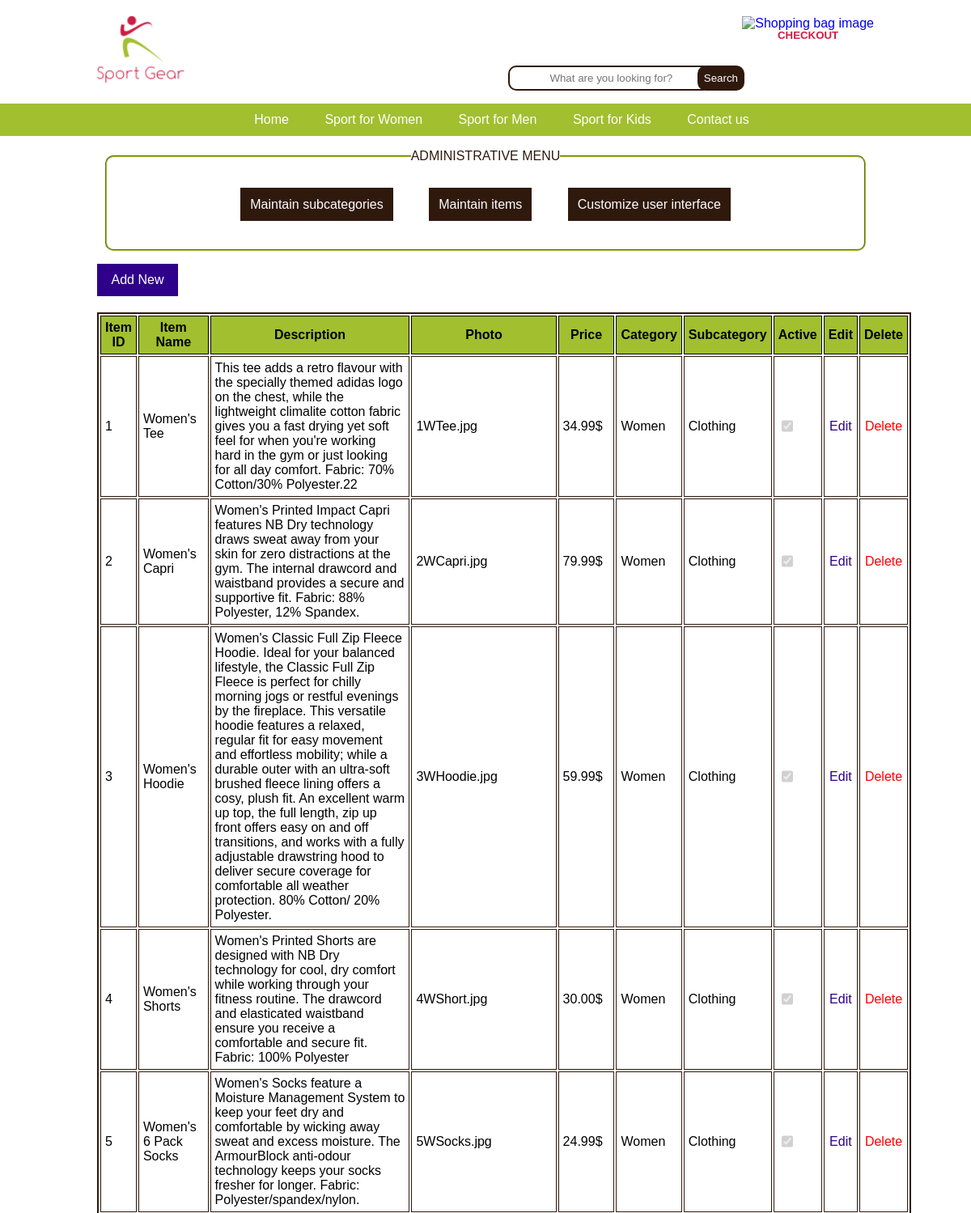
The page /php/MaintainItem.php (upper part) on the database its author committed.
### tables this page shows
CREATE TABLE `item` (
  `ItemId` int(11) NOT NULL,
  `ItemName` varchar(50) DEFAULT NULL,
  `Description` varchar(1000) DEFAULT NULL,
  `Photo` varchar(50) DEFAULT NULL,
  `Price` decimal(10,2) DEFAULT NULL,
  `CategoryId` int(11) DEFAULT NULL,
  `SubcategoryId` int(11) DEFAULT NULL,
  `Active` tinyint(1) NOT NULL DEFAULT '1'
);

CREATE TABLE `category` (
  `CategoryId` int(11) NOT NULL,
  `CategoryName` varchar(50) DEFAULT NULL
);

CREATE TABLE `subcategory` (
  `SubcategoryId` int(11) NOT NULL,
  `SubcategoryName` varchar(50) DEFAULT NULL,
  `Active` tinyint(1) NOT NULL DEFAULT '1'
);

### php/classes/DBConnect.php (called while the page is built, shortened)
<?php
class DBConnect{
	private $_DSN;
	private $_userName;
	private $_password;
	private $_conn;
	public function __construct($DSN, $userName, $password){
		$this->_DSN = $DSN;
		$this->_userName = $userName;
		$this->_password = $password;
	}
	public function connect(){
		try{
			$this->_conn = new PDO($this->_DSN, $this->_userName, $this->_password);
			$this->_conn->setAttribute(PDO::ATTR_ERRMODE, PDO::ERRMODE_EXCEPTION);
			return $this->_conn;
		}
		catch (PDOException $e){
			die("Connection failed: " . $e->getMessage());
		}
	}
	public function executeSQL($sql){
		try{
			$rows = $this->_conn->query($sql);
		}
		catch(PDOException $e){
			die("Query failed: " . $e->getMessage());
		}
		return $rows;
	}
}
?>

### php/MaintainItem.php (the view, shortened to what this page needs)
<?php
    if(!empty($_COOKIE['style'])) $style = $_COOKIE['style'];
    else $style = 'style';
    require_once("classes/DBConnect.php");
    $DB = new DBConnect("mysql:host=localhost; dbname=sportgear", "root", "");
    $shoppingCart = new ShoppingCart();
    $shoppingCart->readFromSession();
?>
<!DOCTYPE html>
<html lang="en">
<head>
    <link id="stylesheet" type="text/css" href="css/<?php echo $style ?>.css" rel="stylesheet">
</head>
<body>
<header >
    <div class="wrapper">
        <a href="HomePage.php"><img src="images/logo-sports-shop-v1.gif" width="108" height="83" alt="Sport Gear Logo"></a>
        <a class="shoppingBag" href="Checkout.php">
            <img src="images/red-shopping-bag-md.png" width="108" height="83" alt="Shopping bag image">
            <div id="checkout">
                <p> $<?php echo $shoppingCart->calculateTotal() ?></p>
                <h5>CHECKOUT</h5>
            </div>
        </a>
        <form id="searchForm" action="ProductList.php" method="get" >
            <input class="searchText" type="text" name="search" id="search" placeholder="What are you looking for?">
            <input class="searchButton" type="submit" name="submitButton" value="Search">
        </form>
    </div>
    <nav class="mainNave">
        <ul>
            <li><a href="HomePage.php">Home</a></li>
            <li>
                <a href="ProductList.php?category=1">Sport for Women</a>
            </li>
            <li><a href="ProductList.php?category=2">Sport for Men</a>
            </li>
            <li><a href="ProductList.php?category=3">Sport for Kids</a>
            </li>
            <li><a href="ContactUs.php">Contact us</a></li>
        </ul>
    </nav>
</header>
<section id="content">
<div class="wrapper">
		<form>
			<fieldset>
        	<legend class="LegendAdmin">Administrative menu</legend>
	        	<ul class="MenuAdmin">
	        		<li class="adminList"><a href="MaintainSubcategory.php">Maintain subcategories</a></li>
		            <li class="adminList"><a href="MaintainItem.php">Maintain items</a></li>
		            <li class="adminList"><a href="Customize.php">Customize user interface</a></li>
		        </ul>
	        </fieldset>
		</form>
        <p class="newbutton"> <a href="InsertEditItem.php">Add New</a></p>
        <table class="adminTabel">
            <tr>
                <th class="adminTH">Item ID</th>
                <th class="adminTH">Item Name</th>
                <th class="adminTH">Description</th>
                <th class="adminTH">Photo</th>
                <th class="adminTH">Price</th>
                <th class="adminTH">Category</th>
                <th class="adminTH">Subcategory</th>
                <th class="adminTH">Active</th>
                <th class="adminTH">Edit</th>
                <th class="adminTH">Delete</th>
            </tr>
<?php
    $sql = "SELECT ItemId, ItemName, Description, Photo, Price, CategoryName, SubcategoryName, item.Active FROM item, category, subcategory
     WHERE item.CategoryId = category.CategoryId  AND item.SubcategoryId = subcategory.SubcategoryId order by ItemId";
    try {
        $rows = $DB->executeSQL($sql);
        foreach ($rows as $row) {
?>
        <tr>
                <td class="adminTD"><?php echo $row["ItemId"]?></td>
                <td class="adminTD"><?php echo $row["ItemName"]?></td>
                <td class="adminTD"><?php echo $row["Description"]?></td>
                <td class="adminTD"><?php echo $row["Photo"]?></td>
                <td class="adminTD"><?php echo $row["Price"]?>$</td>
                <td class="adminTD"><?php echo $row["CategoryName"]?></td>
                <td class="adminTD"><?php echo $row["SubcategoryName"]?></td>
                <td class="adminTD"><input type="checkbox" <?php echo ($row["Active"])? "checked" : "" ?> disabled></td>
                <td class="adminTD center"><a class="linkEdit" href="InsertEditItem.php?ItemId=<?php echo $row["ItemId"] ?>">Edit</a></td>
                <td class="adminTD center"><a class="linkDelete" href="MaintainItem.php?ItemId=<?php echo $row["ItemId"] ?>" >Delete</a></td>
            </tr>
<?php
        }
    }
    catch(PDOException $e){
    echo "Query failed:" . $e->getMessage();
    }
?>
        </table>
</div>
</section>
</body>
</html>

### php/css/style.css (style rules this page uses)
body { font-family: Arial, sans-serif, Verdana; margin: 0; padding: 0; }
.wrapper { width: 960px; margin: auto; }
header { padding-top: 20px; }
.shoppingBag { float: right; }
#checkout { margin-top: -65px; text-align: center; }
#checkout p { color: white; margin: 5px; }
#checkout h5 { color: #CF1C44; margin: 0; padding-top: 12px; }
a { text-decoration: none; }
.mainNave { text-align: center; background-color: #A1BF2F; }
.mainNave ul li { display: inline-block; height: 40px; line-height: 40px; padding: 0 20px; }
.mainNave a { color: white; }
#searchForm { width: 800px; text-align: right; margin-top: -26px; }
.searchText { border: 2px solid #2F190D; border-radius: 10px; padding-left: 5px; text-align: center; }
.searchButton { height: 31px; margin-left: -22px; border: 2px solid #2F190D; border-radius: 10px; background-color: #2F190D; color: white; }
fieldset { border-color: #A1BF2F; border-radius: 10px; margin: 10px; }
legend { color: #2F190D; padding: 10px; margin: 10px; text-align: center; text-transform: uppercase; }
input[type="text"] { width: 30%; height: 25px; }
input[type="checkbox"] { width: 30%; height: 17px; }
.center { text-align: center; }
.adminList { list-style-type: none; display: inline-block; padding: 20px; }
.MenuAdmin { text-align: center; padding: 0; }
.MenuAdmin a { color:white ; background-color: #2F190D; padding: 12px; }
.LegendAdmin { padding: 0; margin: 0; }
.adminTabel { width: 100%; margin: 20px 0 20px 0 ; border:2px solid #2F190D; }
.adminTD { border: #2F190D solid 1px; padding:5px; }
.adminTH { border: black solid 1px; padding:5px; background-color: #A1BF2F; color: black; }
.newbutton a { color: white; }
.newbutton { width: 100px; height: 40px; line-height: 40px; text-align: center; background:#2F0089; }
a.linkDelete { color: red; }
a.linkEdit { color: #2F0089; }

### rows shown on the page
item: ItemId "1", ItemName "Women's Tee", Description "This tee adds a retro flavour with the specially themed adidas logo on the chest, while the lightweight climalite cotton fabric gives you a fast drying yet soft feel for when you're working hard in the gym or just looking for all day comfort. Fabric: 70% Cotton/30% Polyester.22", Photo "1WTee.jpg", Price "34.99", CategoryId.CategoryName "Women", SubcategoryId.SubcategoryName "Clothing", Active "☑"
item: ItemId "2", ItemName "Women's Capri", Description "Women's Printed Impact Capri features NB Dry technology draws sweat away from your skin for zero distractions at the gym. The internal drawcord and waistband provides a secure and supportive fit. Fabric: 88% Polyester, 12% Spandex.", Photo "2WCapri.jpg", Price "79.99", CategoryId.CategoryName "Women", SubcategoryId.SubcategoryName "Clothing", Active "☑"
item: ItemId "3", ItemName "Women's Hoodie", Description "Women's Classic Full Zip Fleece Hoodie. Ideal for your balanced lifestyle, the Classic Full Zip Fleece is perfect for chilly morning jogs or restful evenings by the fireplace. This versatile hoodie features a relaxed, regular fit for easy movement and effortless mobility; while a durable outer with an ultra-soft brushed fleece lining offers a cosy, plush fit. An excellent warm up top, the full length, zip up front offers easy on and off transitions, and works with a fully adjustable drawstring hood to deliver secure coverage for comfortable all weather protection. 80% Cotton/ 20% Polyester.", Photo "3WHoodie.jpg", Price "59.99", CategoryId.CategoryName "Women", SubcategoryId.SubcategoryName "Clothing", Active "☑"
item: ItemId "4", ItemName "Women's Shorts", Description "Women's Printed Shorts are designed with NB Dry technology for cool, dry comfort while working through your fitness routine. The drawcord and elasticated waistband ensure you receive a comfortable and secure fit. Fabric: 100% Polyester", Photo "4WShort.jpg", Price "30.00", CategoryId.CategoryName "Women", SubcategoryId.SubcategoryName "Clothing", Active "☑"
item: ItemId "5", ItemName "Women's 6 Pack Socks", Description "Women's Socks feature a Moisture Management System to keep your feet dry and comfortable by wicking away sweat and excess moisture. The ArmourBlock anti-odour technology keeps your socks fresher for longer. Fabric: Polyester/spandex/nylon.", Photo "5WSocks.jpg", Price "24.99", CategoryId.CategoryName "Women", SubcategoryId.SubcategoryName "Clothing", Active "☑"
